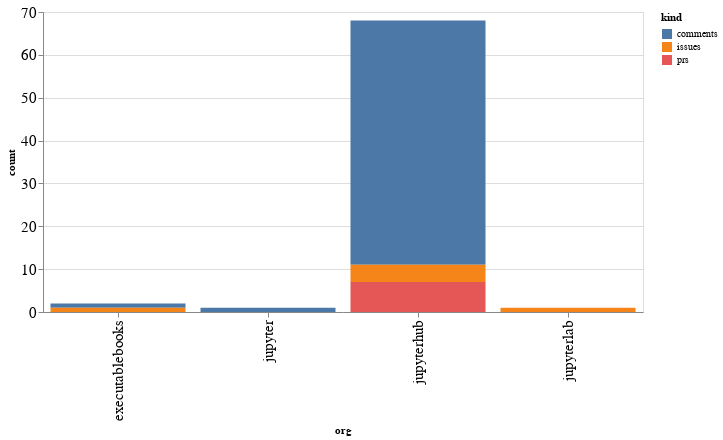

Notebook code for this chart:
### Code cell
alt.Chart(org_summaries, width=600).mark_bar().encode(
    x='org',
    y='count',
    color='kind',
    tooltip="org"
)

### Figure 1 — Vega-Lite specification as saved in the notebook (floating-point values rounded to 4 significant figures)
{"config": {"axisLeft": {"labelFontSize": 15}, "axisBottom": {"labelFontSize": 15}}, "data": {"name": "data-04e572c11f0c28e162bfde9fdf03ff01"}, "mark": "bar", "encoding": {"color": {"type": "nominal", "field": "kind"}, "tooltip": {"type": "nominal", "field": "org"}, "x": {"type": "nominal", "field": "org"}, "y": {"type": "quantitative", "field": "count"}}, "width": 600, "$schema": "https://vega.github.io/schema/vega-lite/v4.8.1.json", "datasets": {"data-04e572c11f0c28e162bfde9fdf03ff01": [{"org": "executablebooks", "kind": "comments", "count": 1}, {"org": "executablebooks", "kind": "issues", "count": 1}, {"org": "jupyter", "kind": "comments", "count": 1}, {"org": "jupyterhub", "kind": "comments", "count": 57}, {"org": "jupyterhub", "kind": "issues", "count": 4}, {"org": "jupyterhub", "kind": "prs", "count": 7}, {"org": "jupyterlab", "kind": "issues", "count": 1}]}}
